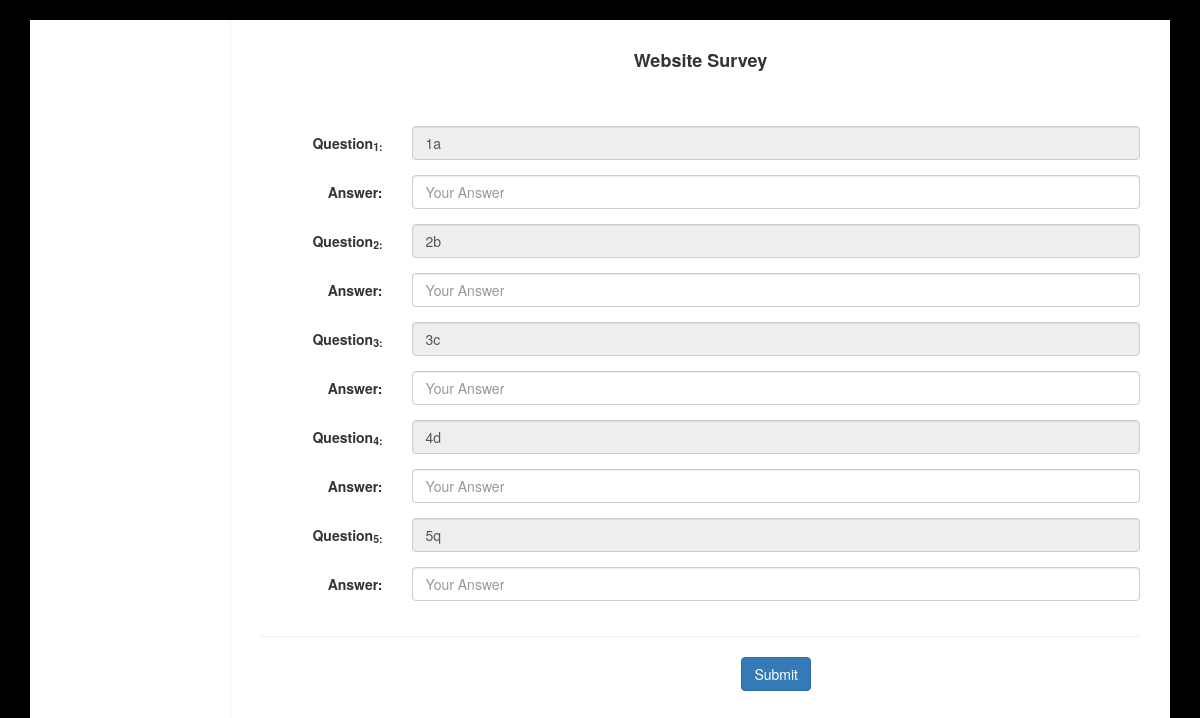
The page /views/Tdash/views/wdash.php on the database its author committed.
### tables this page shows
CREATE TABLE `wsques` (
  `Action` varchar(100) NOT NULL DEFAULT 'ADMIN',
  `Question1` varchar(300) NOT NULL,
  `Question2` varchar(300) NOT NULL,
  `Question3` varchar(300) NOT NULL,
  `Question4` varchar(300) NOT NULL,
  `Question5` varchar(300) NOT NULL
);

### views/Tdash/models/db_connect.php (called while the page is built, shortened)
<?php
	 $serverName="localhost";
	 $userName="root";
	 $password="";
	 $dbName="tm";
	function get($query)
	{
        $data=array();
		global $serverName,$userName,$password,$dbName;
		$conn = mysqli_connect( $serverName, $userName, $password, $dbName);
        $result=mysqli_query($conn,$query);
        if(mysqli_num_rows($result) > 0)
        {
            while($row = mysqli_fetch_assoc($result))
            {
                $entity=array();
                foreach($row as $k=>$v)
                {
                    $entity[$k] = $row[$k];
                }
                $data[] = $entity;
            }
        }
		return $data;
	}
?>

### views/Tdash/controler/tcont.php (called while the page is built, shortened)
<?php
  require_once '../models/db_connect.php';
  function getwebquestion()
	{
		$query ="SELECT * FROM wsques where Action='ADMIN'";
		$products = get($query);
		return $products[0];
	}
?>

### views/Tdash/views/wdash.php (the view, shortened to what this page needs)
<?php
	  require_once ('../controler/tcont.php');
	   $product=getwebquestion();
?>
<!DOCTYPE html>
<html lang="en">
<head>
    <link href="http://netdna.bootstrapcdn.com/bootstrap/3.3.7/css/bootstrap.min.css" rel="stylesheet">
</head>
<body>
<link href="https://maxcdn.bootstrapcdn.com/font-awesome/4.3.0/css/font-awesome.min.css" rel="stylesheet">
<div class="container">
    <div class="view-account">
        <section class="module">
            <div class="module-inner">
                <div class="content-panel">
                   <center> <h1 class="title"><b>Website Survey</b></h1></center></br></br>
                    <form method="post" action="../controler/tcont.php"  enctype="multipart/form-data" class="form-horizontal">
                        <fieldset class="fieldset">
                            <div class="form-group">
                                <label class="col-md-2 col-sm-3 col-xs-12 control-label"><b>Question<sub>1:</sub></b></label>
                                <div class="col-md-10 col-sm-9 col-xs-12">
                                    <input type="text"   class="form-control" value="<?php echo $product["Question1"]?>" disabled>
                                </div>
                            </div>
                            <div class="form-group">
                                <label class="col-md-2 col-sm-3 col-xs-12 control-label"><b>Answer:</b></label>
                                <div class="col-md-10 col-sm-9 col-xs-12">
                                    <input type="text" class="form-control" placeholder="Your Answer">
                                </div>
                            </div>
							<div class="form-group">
                                <label class="col-md-2  col-sm-3 col-xs-12 control-label"><b>Question<sub>2:</sub></b></label>
                                <div class="col-md-10 col-sm-9 col-xs-12">
                                    <input type="text" class="form-control" value="<?php echo $product["Question2"]?>" disabled>
                                </div>
                            </div>
							<div class="form-group">
                                <label class="col-md-2  col-sm-3 col-xs-12 control-label">Answer:</label>
                                <div class="col-md-10 col-sm-9 col-xs-12">
                                    <input type="text" class="form-control" placeholder="Your Answer">
                                </div>
                            </div>
                            <div class="form-group">
                                <label class="col-md-2  col-sm-3 col-xs-12 control-label"><b>Question<sub>3:</sub></b></label>
                                <div class="col-md-10 col-sm-9 col-xs-12">
                                    <input type="email" class="form-control" value="<?php echo $product["Question3"]?>" disabled>
                                </div>
                            </div>
                            <div class="form-group">
                                <label class="col-md-2  col-sm-3 col-xs-12 control-label"><b>Answer:</b></label>
                                <div class="col-md-10 col-sm-9 col-xs-12">
                                    <input type="text" class="form-control" placeholder="Your Answer">
                                </div>
                            </div>
							<div class="form-group">
                                <label class="col-md-2  col-sm-3 col-xs-12 control-label"><b>Question<sub>4:</sub></b></label>
                                <div class="col-md-10 col-sm-9 col-xs-12">
                                    <input type="text" class="form-control" value="<?php echo $product["Question4"]?>" disabled>
                                </div>
                            </div>
                            <div class="form-group">
                                <label class="col-md-2  col-sm-3 col-xs-12 control-label"><b>Answer:</b></label>
                                <div class="col-md-10 col-sm-9 col-xs-12">
                                    <input type="text" class="form-control" placeholder="Your Answer">
                                </div>
                            </div>
							<div class="form-group">
                                <label class="col-md-2  col-sm-3 col-xs-12 control-label"><b>Question<sub>5:</sub></b></label>
                                <div class="col-md-10 col-sm-9 col-xs-12">
                                    <input type="text" class="form-control" value="<?php echo $product["Question5"]?> " disabled>
                                </div>
                            </div>
                            <div class="form-group">
                                <label class="col-md-2  col-sm-3 col-xs-12 control-label"><b>Answer:</b></label>
                                <div class="col-md-10 col-sm-9 col-xs-12">
                                    <input type="text" class="form-control" placeholder="Your Answer">
                                </div>
                            </div>
                        </fieldset>
                        <hr>
                        <div class="form-group">
                            <div class="col-md-10 col-sm-9 col-xs-12 col-md-push-2 col-sm-push-3 col-xs-push-0">
                               <center> <input class="btn btn-primary" type="submit" value="Submit"></center>
                            </div>
                        </div>
                    </form>
                </div>
            </div>
        </section>
    </div>
</div>
</body>
</html>

### views/Tdash/views/wdash.php (style rules this page uses)
body { background:#f9f9fb; background-color:black; }
.view-account { background:#FFFFFF; margin-top:20px; }
.view-account .content-panel { padding: 30px }
.view-account .content-panel .title { margin-bottom: 15px; margin-top: 0; font-size: 18px }
@media (min-width:992px) { .view-account .content-panel { min-height: 800px; border-left: 1px solid #f3f3f7; margin-left: 200px } }

### rows shown on the page
wsques: Question1 "1a", Question2 "2b", Question3 "3c", Question4 "4d", Question5 "5q"
